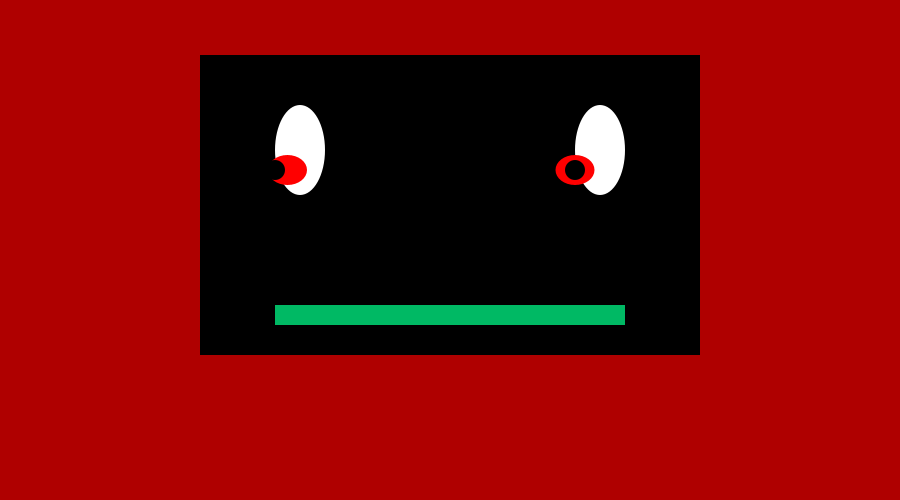
Frame 1 (no input)
Frame 60 (the mouse pressed at the canvas centre just before this capture): identical to frame 1, image omitted
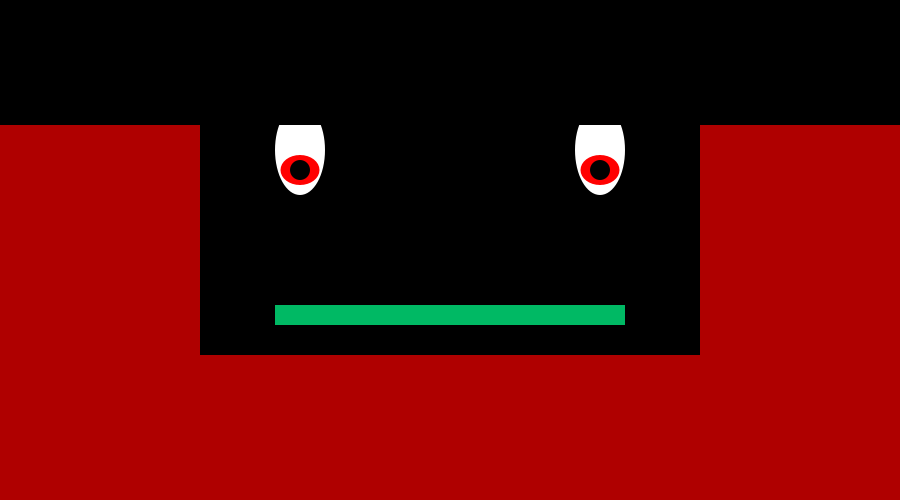
Frame 120 (the mouse held since frame 60 and released just before this capture)

The Processing sketch that drew these frames (run headless with seeded random() and noise(); from frame 60 on, the mouse is pressed at the canvas centre):

// Processing sketch: processing_33583
// ── processing_33583.pde


int value = 0;


void setup(){

  size(900,500);
  background(175,0,0);
  
}





void draw(){
fill(0);
noStroke();
rect(200,55,500,300);


fill(255);
ellipse(300,150,50,90);
ellipse(600,150,50,90);

float leftEyePos = map(mouseX,0,width,275,325);

float rightEyePos = map(mouseX,0,width,575,625);




fill(0,185,100);
rect(275, 305, 350, 20);
 
 
fill(255,0,0);
ellipse(rightEyePos, 170,39,30);
ellipse(rightEyePos/2,170,39,30);

fill(0,0,0);

ellipse(leftEyePos, 170,20,20);
ellipse(rightEyePos,170,20,20);




fill(0);

float lidPos = map(mouseY, 0, height,0,250);
rect(0,0,width,lidPos);
}




void mousePressed() {
 
 
  fill(0);
  rect(200,55,500,300);
 
  
}
